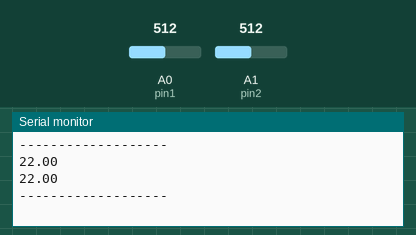
This sketch was run on a simulated Arduino Uno, built with avr-gcc and run on an emulated ATmega328P. Shown: the last lines printed to the serial monitor. Inputs (shaded band) come from the test bench; at power-on: A0 (pin1) = 512, A1 (pin2) = 512.

Above: at 1.8 s.
1.9 s: A0 (pin1) set to 716
3.4 s: A1 (pin2) set to 306
At 3.9 s:
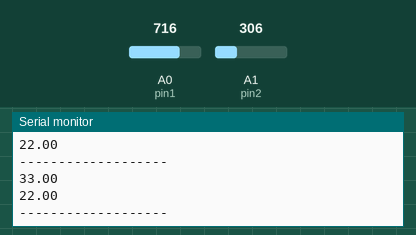
4.9 s: A0 (pin1) set to 900
At 6.2 s:
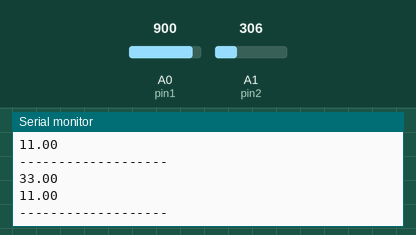
6.4 s: A1 (pin2) set to 122
At 7.6 s:
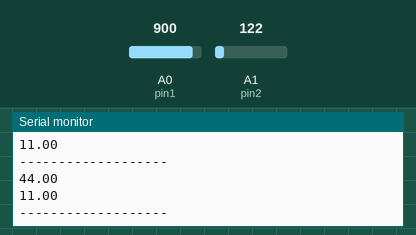
Timing chart, 0 to 8.9 s (numbered marks = the images above; inputs shaded):
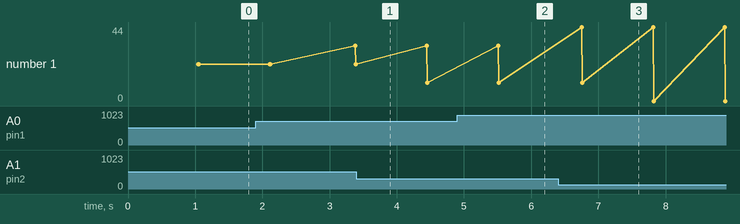

Measured:
- plotted number 1: 22 → 11 after the input at 3.4 s, 11 → 0 after the input at 6.4 s

The sketch:

sensor_reading.ino
```cpp
int pin1 = A0;    // led voltage
int pin2 = A1;
int led1 = 0;  // variable to store the value coming from the sensor
int led2 = 0;

void setup()
{
  Serial.begin(9600);              //  setup serial
}

void loop() {
  Serial.println("-------------------");
  Serial.flush();
  // read the value from the sensor:
  led1 += analogRead(pin1);
  led2 += analogRead(pin2);
  delay(led1);
  delay(led2);
  led1 = (float)led1*5.01/1024.0;
  led2 = (float)led2*5.01/1024.0;
  Serial.println(led1*11.0);
  Serial.flush();
  Serial.println(led2*11.0);
  Serial.flush();
}
```
